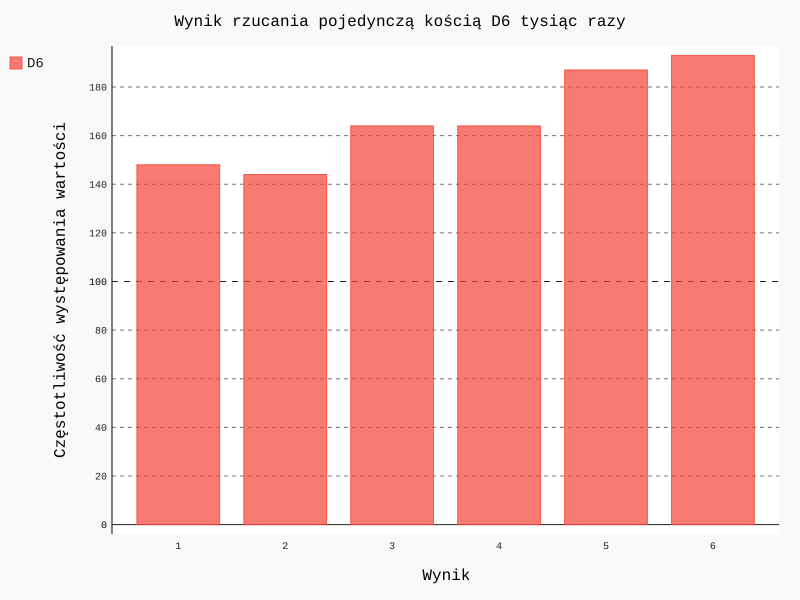

Write the Python code that produced this figure.
import pygal
from die import Die

# Create a D6
die = Die()

# Make some rolls, and store results in a list
results = [die.roll() for i in range(1000)]

# Analyze the results to find out how many times each value occurs
frequencies = [results.count(value) for value in range(1, die.num_sides+1)]

# Visualize the results
hist = pygal.Bar()
hist.force_uri_protocol = 'http'

hist.title = "Wynik rzucania pojedynczą kością D6 tysiąc razy"
hist.x_labels = [str(i) for i in range(1, 7)]
hist.x_title = "Wynik"
hist.y_title = "Częstotliwość występowania wartości"

hist.add('D6', frequencies)
hist.render_to_file('die_visual.svg')
